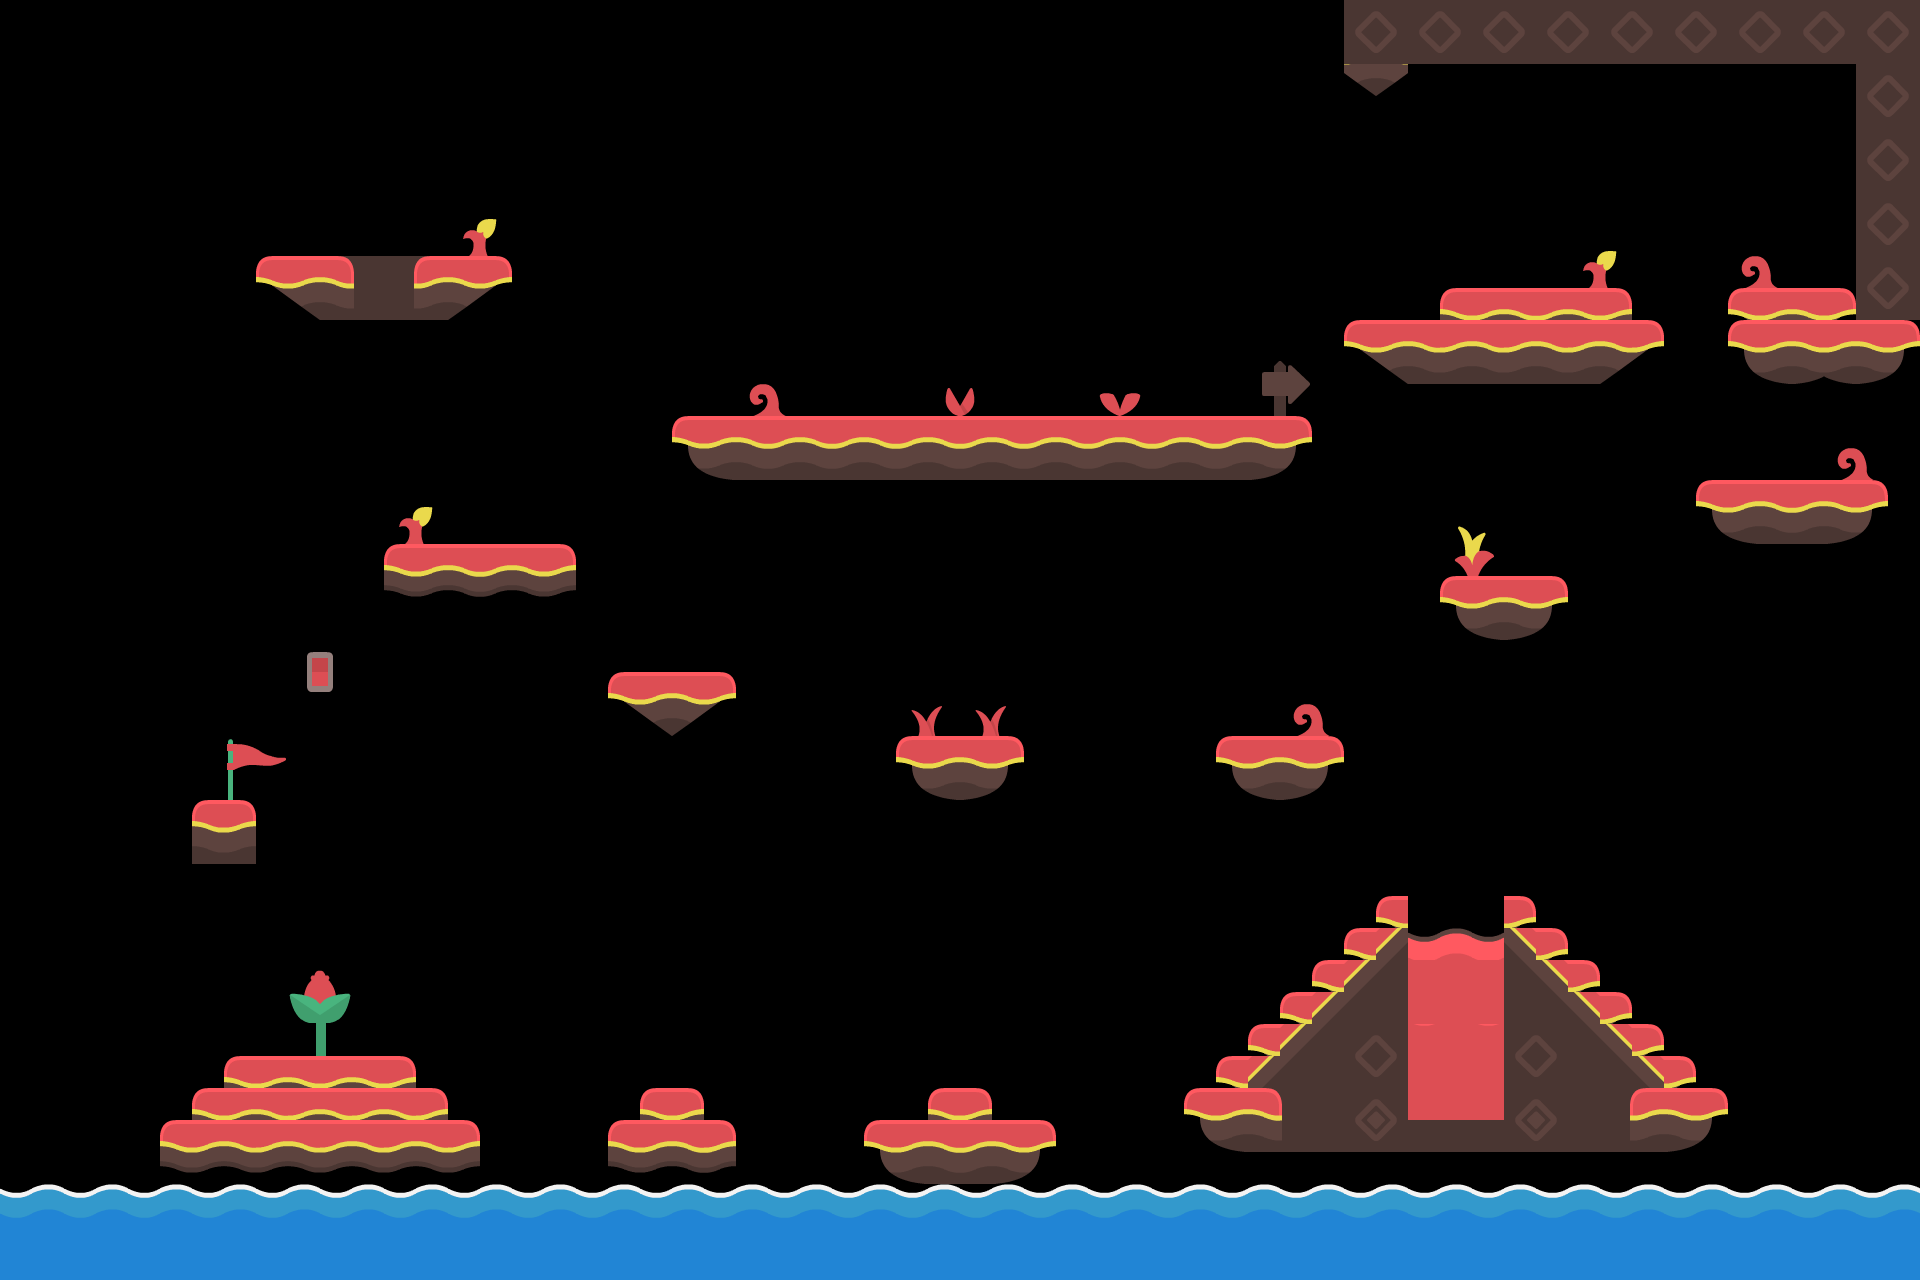

A level layout from a 2D game, rendered from its tile map. Below: a short description, then the map file with tile-grid data replaced by summaries:
An orthogonal 60x40 tile map with 32x32 px tiles, 1 tile layer (Escenario), 3 hidden layers not drawn and 61 objects (41x platform, 9x arma, 4x player, 4x esquina, 3x trampa).

<map version="1.0" orientation="orthogonal" renderorder="right-down" width="60" height="40" tilewidth="32" tileheight="32" nextobjectid="79">
 <properties>
  <property name="fondo" value="./resources/fondos/fondoCueva.png" />
 </properties>
 <tileset firstgid="1" name="tilesheet_complete" tilewidth="32" tileheight="32" tilecount="1056" columns="44">
  <image source="../../../KOTJ_trampas/resources/sprites/tilesheet.png" width="1408" height="768" />
  <terraintypes>
   <terrain name="Cuesta 135" tile="45" />
   <terrain name="Flotador redondo" tile="102" />
  </terraintypes>
  <tile id="0" terrain=",,,0" />
  <tile id="44" terrain=",0,,0" />
  <tile id="45" terrain="0,0,0,0" />
  <tile id="88" terrain=",0,," />
  <tile id="89" terrain="0,0,," />
  <tile id="90" terrain="0,,," />
  <tile id="309" terrain=",,,0" />
  <tile id="732">
   <animation>
    <frame tileid="732" duration="300" />
    <frame tileid="734" duration="300" />
   </animation>
  </tile>
  <tile id="733">
   <animation>
    <frame tileid="733" duration="300" />
    <frame tileid="735" duration="300" />
   </animation>
  </tile>
  <tile id="776">
   <animation>
    <frame tileid="776" duration="300" />
    <frame tileid="778" duration="300" />
   </animation>
  </tile>
  <tile id="904">
   <animation>
    <frame tileid="904" duration="500" />
    <frame tileid="905" duration="500" />
   </animation>
  </tile>
  <tile id="905">
   <animation>
    <frame tileid="905" duration="500" />
    <frame tileid="904" duration="500" />
   </animation>
  </tile>
  <tile id="908">
   <animation>
    <frame tileid="908" duration="1000" />
    <frame tileid="909" duration="1000" />
   </animation>
  </tile>
  <tile id="909">
   <animation>
    <frame tileid="909" duration="1000" />
    <frame tileid="908" duration="1000" />
   </animation>
  </tile>
 </tileset>
 <objectgroup name="Plataformas">
  <object id="16" name="platform" x="673.333" y="418.667" width="637.333" height="58.6667">
   <properties>
    <property name="roz" value="5" />
   </properties>
  </object>
  <object id="18" name="platform" x="384" y="544" width="192" height="32">
   <properties>
    <property name="roz" value="5" />
   </properties>
  </object>
  <object id="19" name="platform" x="608" y="672" width="126.667" height="64">
   <properties>
    <property name="roz" value="5" />
   </properties>
  </object>
  <object id="20" name="platform" x="896" y="736" width="128" height="64">
   <properties>
    <property name="roz" value="5" />
   </properties>
  </object>
  <object id="21" name="platform" x="1216" y="736" width="128" height="64">
   <properties>
    <property name="roz" value="5" />
   </properties>
  </object>
  <object id="22" name="platform" x="1440" y="576" width="128" height="64">
   <properties>
    <property name="roz" value="5" />
   </properties>
  </object>
  <object id="23" name="platform" x="1696" y="480" width="192" height="64">
   <properties>
    <property name="roz" value="5" />
   </properties>
  </object>
  <object id="24" name="platform" x="1728" y="288" width="128" height="32">
   <properties>
    <property name="roz" value="5" />
   </properties>
  </object>
  <object id="25" name="platform" x="1760" y="320" width="160" height="64">
   <properties>
    <property name="roz" value="5" />
   </properties>
  </object>
  <object id="26" name="platform" x="1344" y="320" width="98" height="32">
   <properties>
    <property name="roz" value="5" />
   </properties>
  </object>
  <object id="27" name="platform" x="1377.33" y="353.333" width="254.67" height="30.6667">
   <properties>
    <property name="roz" value="5" />
   </properties>
  </object>
  <object id="28" name="platform" x="1440" y="288" width="192" height="64">
   <properties>
    <property name="roz" value="5" />
   </properties>
  </object>
  <object id="29" name="platform" x="1632" y="320" width="32" height="32">
   <properties>
    <property name="roz" value="5" />
   </properties>
  </object>
  <object id="30" name="platform" x="1344" y="0" width="64" height="96">
   <properties>
    <property name="roz" value="5" />
   </properties>
  </object>
  <object id="31" name="platform" x="1856" y="0" width="64" height="312">
   <properties>
    <property name="roz" value="5" />
   </properties>
  </object>
  <object id="32" name="platform" x="256" y="256" width="256" height="64">
   <properties>
    <property name="roz" value="5" />
   </properties>
  </object>
  <object id="33" name="platform" x="192" y="800" width="64" height="64">
   <properties>
    <property name="roz" value="5" />
   </properties>
  </object>
  <object id="34" name="platform" x="224" y="1056" width="194" height="32">
   <properties>
    <property name="roz" value="5" />
   </properties>
  </object>
  <object id="35" name="platform" x="416" y="1088" width="32" height="32">
   <properties>
    <property name="roz" value="5" />
   </properties>
  </object>
  <object id="37" name="platform" x="192" y="1088" width="32" height="32">
   <properties>
    <property name="roz" value="5" />
   </properties>
  </object>
  <object id="38" name="platform" x="160" y="1120" width="320" height="32">
   <properties>
    <property name="roz" value="5" />
   </properties>
  </object>
  <object id="39" name="platform" x="640" y="1088" width="64" height="32">
   <properties>
    <property name="roz" value="5" />
   </properties>
  </object>
  <object id="40" name="platform" x="608" y="1120" width="128" height="32">
   <properties>
    <property name="roz" value="5" />
   </properties>
  </object>
  <object id="42" name="platform" x="1184" y="1088" width="64" height="64">
   <properties>
    <property name="roz" value="5" />
   </properties>
  </object>
  <object id="43" name="platform" x="1216" y="1056" width="64" height="32">
   <properties>
    <property name="roz" value="5" />
   </properties>
  </object>
  <object id="44" name="platform" x="1248" y="1024" width="64" height="32">
   <properties>
    <property name="roz" value="5" />
   </properties>
  </object>
  <object id="45" name="platform" x="1280" y="992" width="64" height="32">
   <properties>
    <property name="roz" value="5" />
   </properties>
  </object>
  <object id="47" name="platform" x="1312" y="960" width="64" height="32">
   <properties>
    <property name="roz" value="5" />
   </properties>
  </object>
  <object id="48" name="platform" x="1341.33" y="928" width="64" height="32">
   <properties>
    <property name="roz" value="5" />
   </properties>
  </object>
  <object id="51" name="platform" x="1536" y="928" width="32" height="32">
   <properties>
    <property name="roz" value="5" />
   </properties>
  </object>
  <object id="53" name="platform" x="1568" y="960" width="32" height="32">
   <properties>
    <property name="roz" value="5" />
   </properties>
  </object>
  <object id="54" name="platform" x="1600" y="992" width="32" height="32">
   <properties>
    <property name="roz" value="5" />
   </properties>
  </object>
  <object id="55" name="platform" x="1632" y="1024" width="32" height="32">
   <properties>
    <property name="roz" value="5" />
   </properties>
  </object>
  </objectgroup>
 <objectgroup name="Spawn" offsetx="0" offsety="1.33333">
  <!-- 20 objects omitted --></objectgroup>
 <layer name="Escenario" width="60" height="40">
  <data>[2400 cells, 620 non-empty, 130 distinct tile ids]</data>
 </layer>
 <layer name="IA bajar" width="60" height="40" visible="0">
  <data>[2400 cells, 233 non-empty, 5 distinct tile ids]</data>
 </layer>
 <layer name="IA misma" width="60" height="40" visible="0">
  <data>[2400 cells, 239 non-empty, 1 distinct tile ids]</data>
 </layer>
 <layer name="IA subir" width="60" height="40" visible="0">
  <data>[2400 cells, 250 non-empty, 5 distinct tile ids]</data>
 </layer>
</map>
<!-- 28 of 61 objects omitted -->
